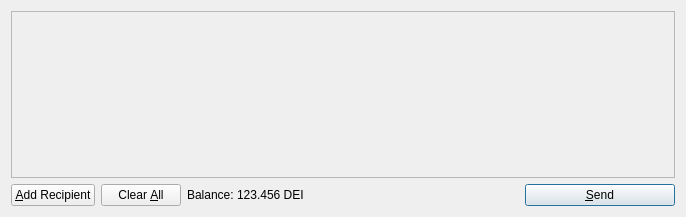
<?xml version="1.0" encoding="UTF-8"?>
<ui version="4.0">
 <class>SendCoinsDialog</class>
 <widget class="QDialog" name="SendCoinsDialog">
  <property name="geometry">
   <rect>
    <x>0</x>
    <y>0</y>
    <width>686</width>
    <height>217</height>
   </rect>
  </property>
  <property name="windowTitle">
   <string>Send Coins</string>
  </property>
  <layout class="QVBoxLayout" name="verticalLayout">
   <item>
    <widget class="QScrollArea" name="scrollArea">
     <property name="widgetResizable">
      <bool>true</bool>
     </property>
     <widget class="QWidget" name="scrollAreaWidgetContents">
      <property name="geometry">
       <rect>
        <x>0</x>
        <y>0</y>
        <width>666</width>
        <height>165</height>
       </rect>
      </property>
      <layout class="QVBoxLayout" name="verticalLayout_2">
       <property name="margin">
        <number>0</number>
       </property>
       <item>
        <layout class="QVBoxLayout" name="entries">
         <property name="spacing">
          <number>6</number>
         </property>
        </layout>
       </item>
       <item>
        <spacer name="verticalSpacer">
         <property name="orientation">
          <enum>Qt::Vertical</enum>
         </property>
         <property name="sizeHint" stdset="0">
          <size>
           <width>20</width>
           <height>40</height>
          </size>
         </property>
        </spacer>
       </item>
      </layout>
     </widget>
    </widget>
   </item>
   <item>
    <layout class="QHBoxLayout" name="horizontalLayout">
     <item>
      <widget class="QPushButton" name="addButton">
       <property name="toolTip">
        <string>Send to multiple recipients at once</string>
       </property>
       <property name="text">
        <string>&amp;Add Recipient</string>
       </property>
       <property name="icon">
        <iconset resource="../bitcoin.qrc">
         <normaloff>:/icons/add</normaloff>:/icons/add</iconset>
       </property>
       <property name="autoDefault">
        <bool>false</bool>
       </property>
      </widget>
     </item>
     <item>
      <widget class="QPushButton" name="clearButton">
       <property name="sizePolicy">
        <sizepolicy hsizetype="Minimum" vsizetype="Fixed">
         <horstretch>0</horstretch>
         <verstretch>0</verstretch>
        </sizepolicy>
       </property>
       <property name="toolTip">
        <string>Remove all transaction fields</string>
       </property>
       <property name="text">
        <string>Clear &amp;All</string>
       </property>
       <property name="icon">
        <iconset resource="../bitcoin.qrc">
         <normaloff>:/icons/remove</normaloff>:/icons/remove</iconset>
       </property>
       <property name="autoRepeatDelay">
        <number>300</number>
       </property>
       <property name="autoDefault">
        <bool>false</bool>
       </property>
      </widget>
     </item>
     <item>
      <layout class="QHBoxLayout" name="horizontalLayout_2">
       <property name="spacing">
        <number>3</number>
       </property>
       <item>
        <widget class="QLabel" name="label">
         <property name="text">
          <string>Balance:</string>
         </property>
        </widget>
       </item>
       <item>
        <widget class="QLabel" name="labelBalance">
         <property name="cursor">
          <cursorShape>IBeamCursor</cursorShape>
         </property>
         <property name="text">
          <string>123.456 DEI</string>
         </property>
         <property name="textInteractionFlags">
          <set>Qt::LinksAccessibleByMouse|Qt::TextSelectableByKeyboard|Qt::TextSelectableByMouse</set>
         </property>
        </widget>
       </item>
      </layout>
     </item>
     <item>
      <spacer name="horizontalSpacer">
       <property name="orientation">
        <enum>Qt::Horizontal</enum>
       </property>
       <property name="sizeHint" stdset="0">
        <size>
         <width>40</width>
         <height>20</height>
        </size>
       </property>
      </spacer>
     </item>
     <item>
      <widget class="QPushButton" name="sendButton">
       <property name="minimumSize">
        <size>
         <width>150</width>
         <height>0</height>
        </size>
       </property>
       <property name="toolTip">
        <string>Confirm the send action</string>
       </property>
       <property name="text">
        <string>&amp;Send</string>
       </property>
       <property name="icon">
        <iconset resource="../bitcoin.qrc">
         <normaloff>:/icons/send</normaloff>:/icons/send</iconset>
       </property>
       <property name="default">
        <bool>true</bool>
       </property>
      </widget>
     </item>
    </layout>
   </item>
  </layout>
 </widget>
 <resources>
  <include location="../bitcoin.qrc"/>
 </resources>
 <connections/>
</ui>
